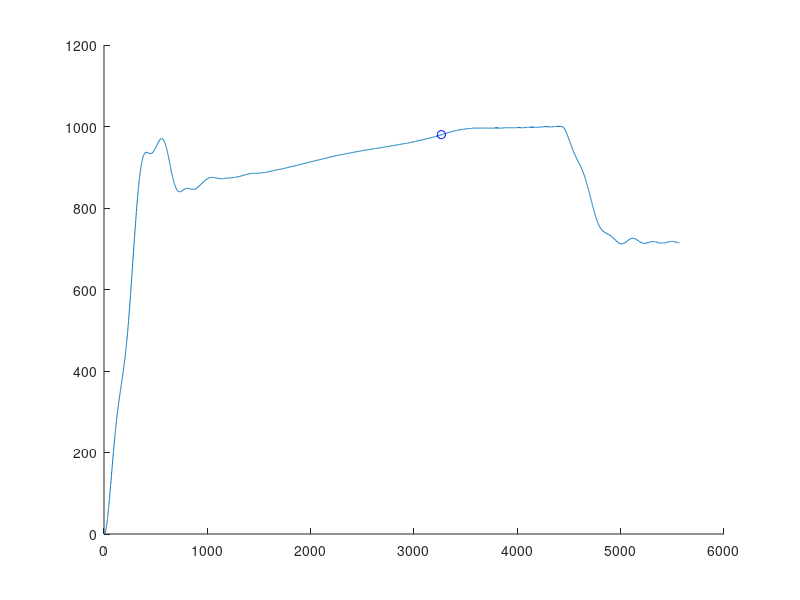

The MATLAB script that drew this image:
clc;
load('Modified_Jan291232.mat')
for i = 1:length(enc1)
    if enc1(i) == 980
        ct = i;
        break
    end

end
disp(ct)
figure(1)
hold on;
plot(enc1)
plot(ct,enc1(ct),'bo')
